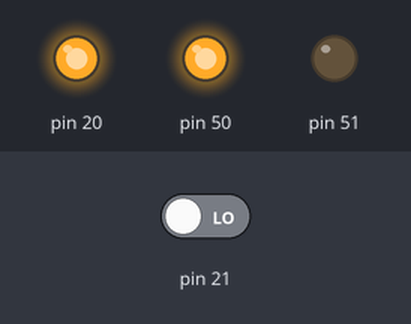
The sketch below on a simulated Arduino Mega 2560, built with avr-gcc and run on an emulated ATmega2560. On the bench: output pins drawn as LEDs (lit = HIGH). Inputs (shaded band) come from the test bench; at power-on: pin 21 LOW.

Above: at 1.2 s.
1.3 s: pin 21 driven HIGH
At 1.8 s:
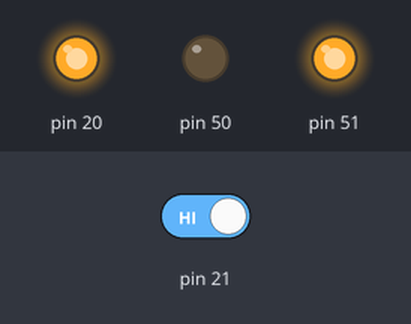
2.8 s: pin 21 driven LOW
At 4.1 s:
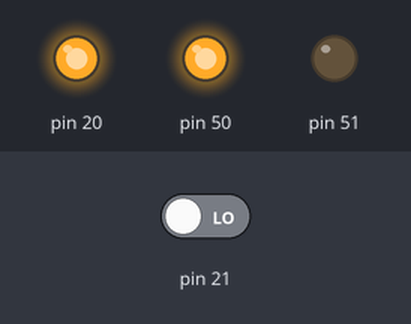
Timing chart, 0 to 5.8 s (numbered marks = the images above; inputs shaded):
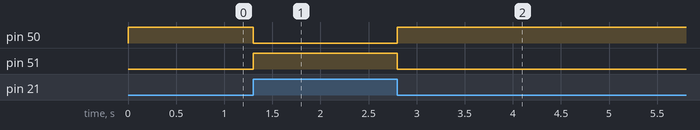

The sketch:

lightSensor.ino
```cpp
void setup() {
  // put your setup code here, to run once:
  pinMode(21, INPUT);
  pinMode(20, OUTPUT);
  pinMode(51, OUTPUT);
  pinMode(50, OUTPUT);

  digitalWrite(20, HIGH);
}

void loop() {
  // put your main code here, to run repeatedly:
  int light = digitalRead(21);
  if (light == 1) {
    digitalWrite(51, HIGH);
    digitalWrite(50, LOW);
  } else {
    digitalWrite(50, HIGH);
    digitalWrite(51, LOW);
  }

}
```

Measured:
- after the input at 1.3 s, pin 50: HIGH → LOW at once; pin 51: LOW → HIGH at once
- after the input at 2.8 s, pin 50: LOW → HIGH at once; pin 51: HIGH → LOW at once
